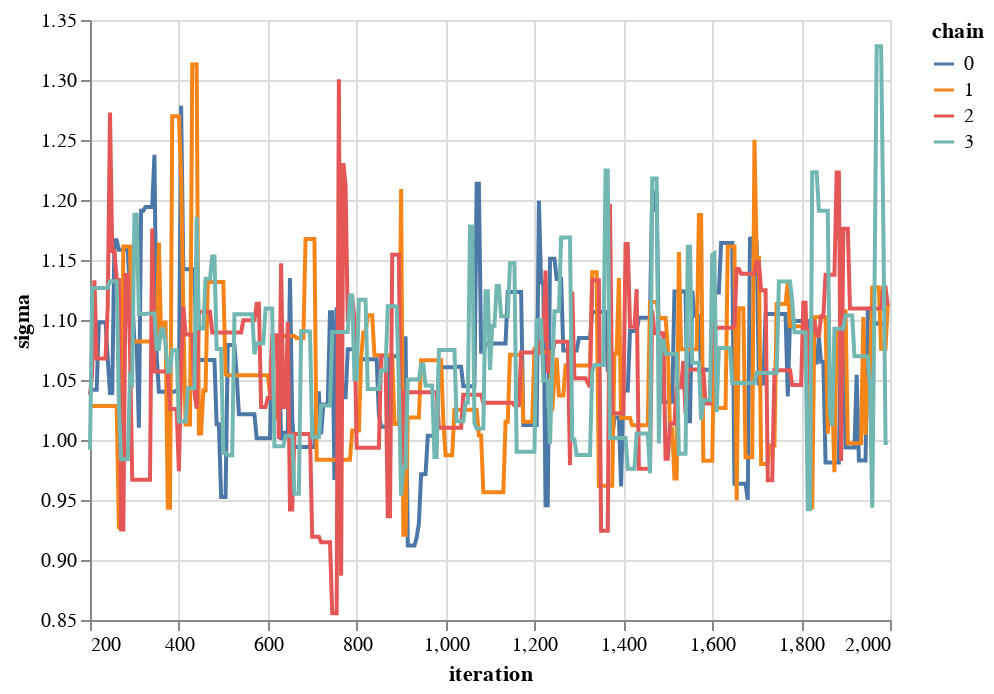

Notebook code cell kept with this figure:
### Code cell
altair.Chart(
    df_samples.loc[lambda df: df["iteration"] >= 200].iloc[::5]
).mark_line().encode(
    altair.X("iteration"),
    altair.Y("sigma", scale=altair.Scale(zero=False)),
    altair.Color("chain:N"),
)

### Figure 1 — Vega-Lite specification as saved in the notebook (floating-point values rounded to 4 significant figures; data arrays with more than 128 entries replaced by an {"elided": "..."} marker saying what was removed)
{"config": {"view": {"continuousWidth": 400, "continuousHeight": 300}}, "data": {"name": "data-eee75276221ae9b3906abf8ed0df40b8"}, "mark": "line", "encoding": {"color": {"field": "chain", "type": "nominal"}, "x": {"field": "iteration", "type": "quantitative"}, "y": {"field": "sigma", "scale": {"zero": false}, "type": "quantitative"}}, "$schema": "https://vega.github.io/schema/vega-lite/v4.17.0.json", "datasets": {"data-eee75276221ae9b3906abf8ed0df40b8": {"elided": "1440 records"}}}
